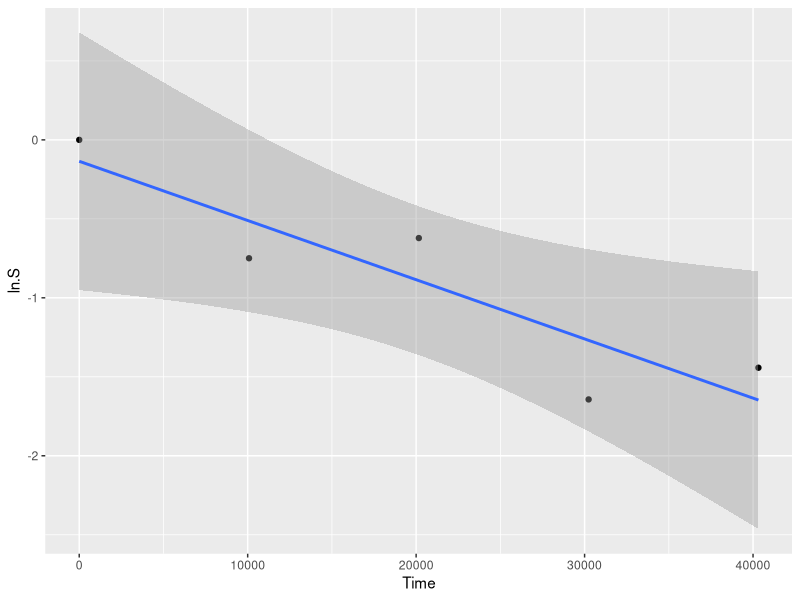
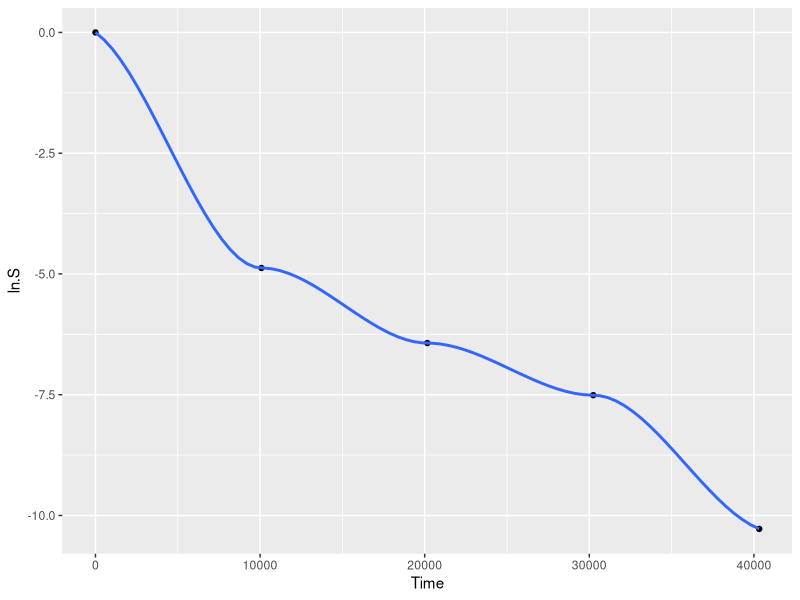
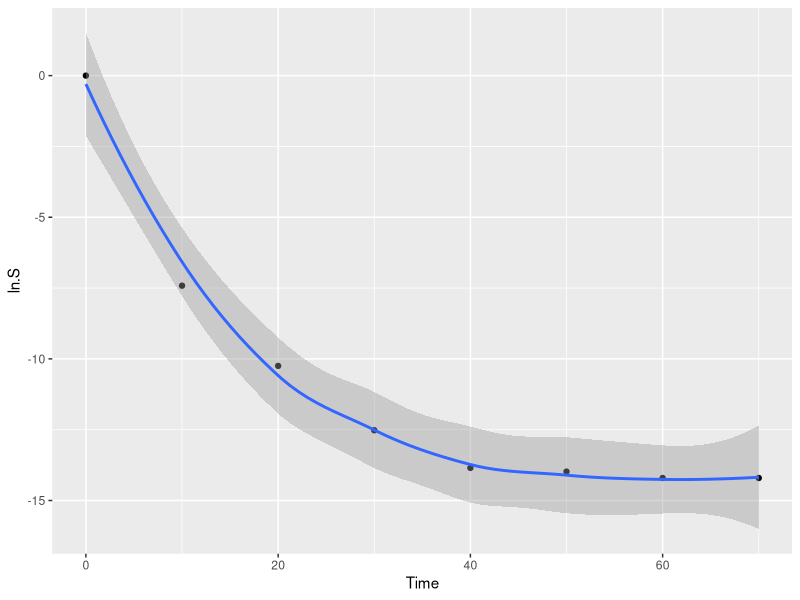
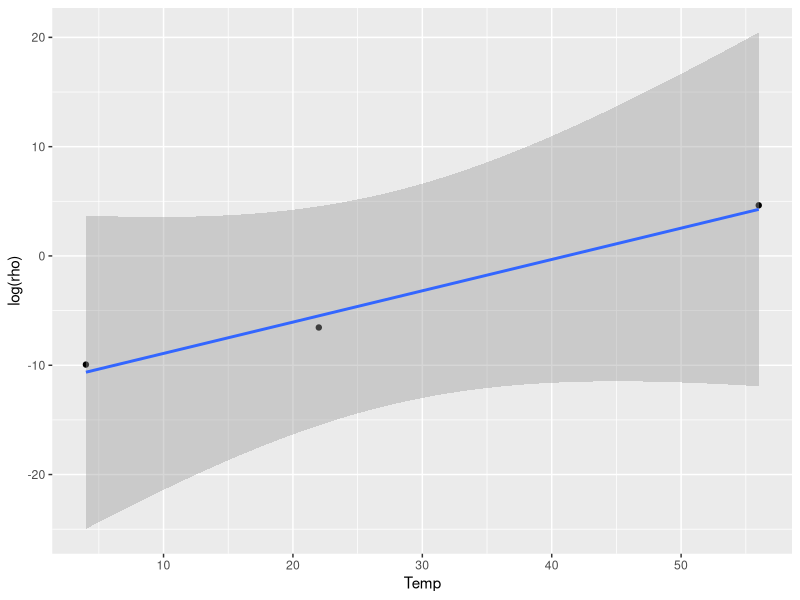
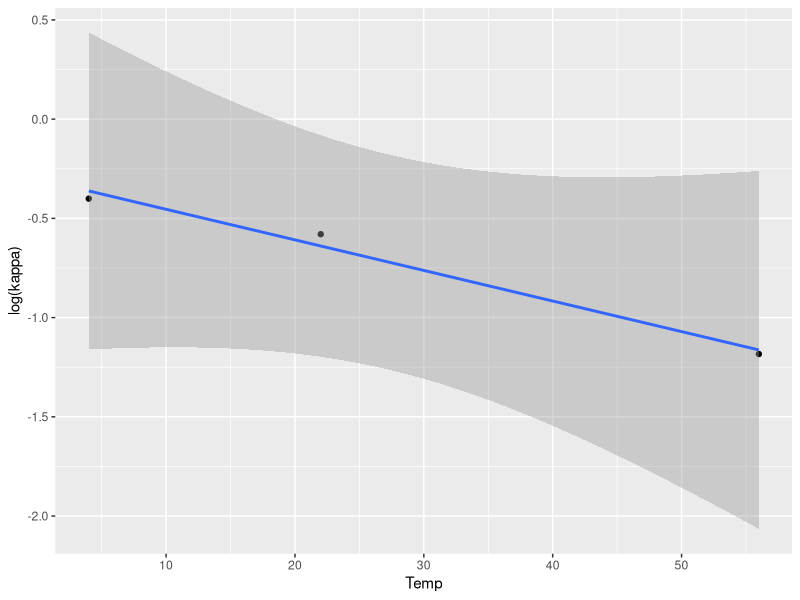
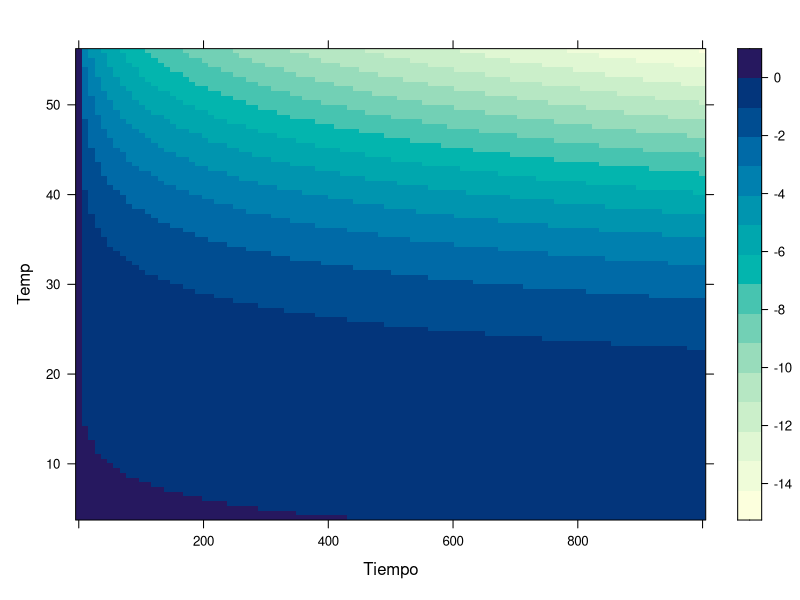

Generate these figures, in order, with R:
## ---- chunk 1
knitr::opts_chunk$set(echo = TRUE)
## ---- chunk 2
datos <- read.csv("Nicho/Datos/HeV-survival.csv")

d.4 <- subset(datos, Temp == 4)
d.22 <- subset(datos, Temp == 22)
d.56 <- subset(datos, Temp == 56)
## ---- chunk 3
library(ggplot2)

ggplot(d.4) + geom_point(aes(x = Time, y = ln.S)) +
  geom_smooth(aes(x = Time, y = ln.S), method = "lm")

ggplot(d.22) + geom_point(aes(x = Time, y = ln.S)) +
  geom_smooth(aes(x = Time, y = ln.S), method = "loess")

ggplot(d.56) + geom_point(aes(x = Time, y = ln.S)) +
  geom_smooth(aes(x = Time, y = ln.S), method = "loess")
## ---- chunk 4
m4 <- nls(ln.S ~ -( rho * Time )^ (kappa), 
          data = d.4, 
          start = list(rho = 1, kappa = 0.9),
          lower = c(0.00001, 0.1),
          upper = c(1, 1),
          algorithm =  "port")

m22 <- nls(ln.S ~ -( rho * Time )^ (kappa), 
          data = d.22, 
          start = list(rho = 1, kappa = 0.9),
          lower = c(0.0001, 0.1),
          upper = c(1, 1),
          algorithm =  "port")

m56 <- nls(ln.S ~ -( rho * Time )^ (kappa), 
          data = d.56, 
          start = list(rho = 1, kappa = 0.9),
          lower = c(0.1, 0.1),
          upper = c(105, 1.5),
          algorithm =  "port")
## ---- chunk 5
par.estim <- data.frame(rbind(coef(m4), coef(m22), coef(m56)))

par.estim$Temp <-c(4, 22, 56)

ggplot(par.estim) + geom_point(aes(x = Temp, y = log(rho))) +
  geom_smooth(aes(x = Temp, y = log(rho)), method = "lm")
ggplot(par.estim) + geom_point(aes(x = Temp, y = log(kappa))) +
  geom_smooth(aes(x = Temp, y = log(kappa)), method = "lm")
## ---- chunk 6
m.rho <- lm(log(rho) ~ Temp, data = par.estim)
m.kappa <- lm(log(kappa) ~ Temp + Temp^2, data = par.estim)

rho.coef <- coef(m.rho)
kappa.coef <- coef(m.kappa)

coef.pk <- data.frame(par = c("ap", "Bp", "ak", "Bk"), 
                      valor = c(rho.coef, kappa.coef))
## ---- chunk 7
knitr::kable(coef.pk)
## ---- chunk 8
datos.nuevos <- expand.grid(Tiempo = seq(0, 1000, len = 100),
                            Temp = seq(4, 56, len = 100))
knitr::kable(head(datos.nuevos))
## ---- chunk 9
weib <- function(Tiempo = NA, Temp = NA, pars = NA){
  ap <- pars$ap
  Bp <- pars$Bp
  ak <- pars$ak
  Bk <- pars$Bk
  
  p <- exp(ap + Bp * Temp)
  k <- exp(ak + Bk * Temp)
  
  S <- exp(- (p * Tiempo) ^ k)
  return(S)
}
## ---- chunk 10
pars <- as.list(coef.pk$valor)
names(pars) <- coef.pk$par

Sup <- weib(Tiempo = datos.nuevos$Tiempo,
              Temp = datos.nuevos$Temp,
              pars = pars)

datos.nuevos$Sup <- Sup
## ---- chunk 11
library(lattice)

levelplot(log10(Sup) ~ Tiempo + Temp, data = datos.nuevos,
          drape = T)
